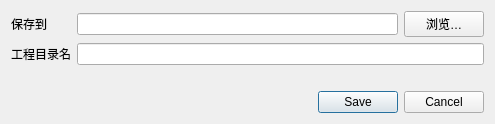
<?xml version="1.0" encoding="UTF-8"?>
<ui version="4.0">
 <class>BuildProjectOutputDialog</class>
 <widget class="QDialog" name="BuildProjectOutputDialog">
  <property name="windowTitle"><string>导出 DevEco 工程</string></property>
  <property name="minimumSize"><size><width>495</width><height>0</height></size></property>
  <layout class="QVBoxLayout" name="mainLayout">
   <item>
    <layout class="QFormLayout" name="pathLayout">
     <item row="0" column="0">
      <widget class="QLabel" name="parentFolderLabel">
       <property name="text"><string>保存到</string></property>
       <property name="buddy"><cstring>parentFolder</cstring></property>
      </widget>
     </item>
     <item row="0" column="1">
      <layout class="QHBoxLayout" name="parentFolderLayout">
       <item><widget class="QLineEdit" name="parentFolder"><property name="readOnly"><bool>true</bool></property></widget></item>
       <item><widget class="QPushButton" name="browseFolderButton"><property name="text"><string>浏览…</string></property></widget></item>
      </layout>
     </item>
     <item row="1" column="0">
      <widget class="QLabel" name="projectFolderNameLabel">
       <property name="text"><string>工程目录名</string></property>
       <property name="buddy"><cstring>projectFolderName</cstring></property>
      </widget>
     </item>
     <item row="1" column="1"><widget class="QLineEdit" name="projectFolderName"/></item>
    </layout>
   </item>
   <item>
    <widget class="QLabel" name="errorLabel">
     <property name="textFormat"><enum>Qt::PlainText</enum></property>
     <property name="wordWrap"><bool>true</bool></property>
    </widget>
   </item>
   <item>
    <widget class="QDialogButtonBox" name="buttons">
     <property name="standardButtons"><set>QDialogButtonBox::Cancel|QDialogButtonBox::Save</set></property>
    </widget>
   </item>
  </layout>
 </widget>
 <resources/>
 <connections/>
</ui>
